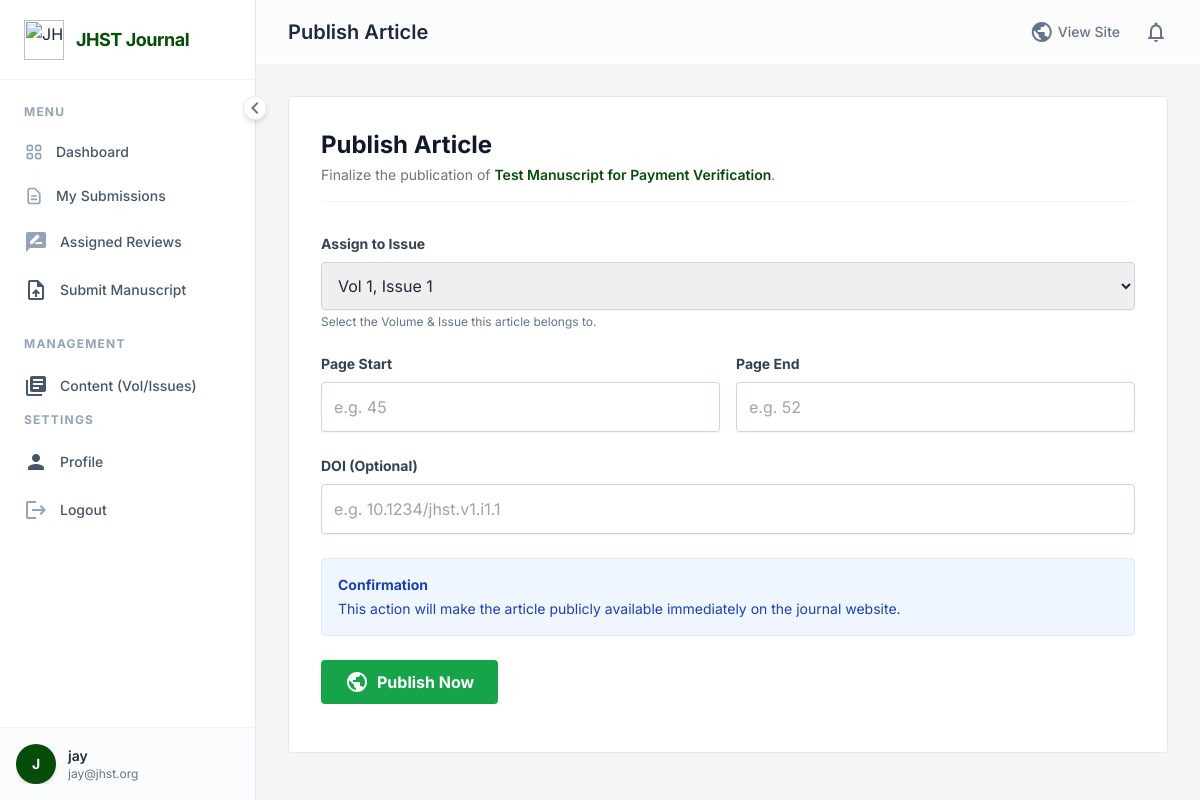
Screenshot of /publish_article/6/ (signed in) with the database file from the repository.
### journal/models.py (models this page shows, shortened)
class User(AbstractUser):
    is_researcher = models.BooleanField(default=False)
    is_reviewer = models.BooleanField(default=False)
    is_editor = models.BooleanField(default=False)
    affiliation = models.CharField(max_length=255, blank=True)
    avatar = models.ImageField(upload_to='avatars/', blank=True, null=True)

class Manuscript(models.Model):
    STATUS_CHOICES = [
        ('submitted', 'Submitted'),
        ('under_review', 'Under Review'),
        ('accepted', 'Accepted'),
        ('rejected', 'Rejected'),
        ('published', 'Published'),
    ]
    title = models.CharField(max_length=255)
    abstract = models.TextField()
    file = models.FileField(upload_to='manuscripts/')
    co_authors = models.CharField(max_length=500, blank=True, help_text="Names of co-authors, separated by commas")
    affiliations = models.TextField(blank=True, help_text="Author affiliations")
    author = models.ForeignKey(User, on_delete=models.CASCADE, related_name='manuscripts')
    reviewer = models.ForeignKey(User, on_delete=models.SET_NULL, null=True, blank=True, related_name='assigned_manuscripts')
    submitted_date = models.DateTimeField(auto_now_add=True)
    status = models.CharField(max_length=20, choices=STATUS_CHOICES, default='submitted')
    keywords = models.CharField(max_length=255, help_text="Comma-separated keywords")
    is_paid = models.BooleanField(default=False, help_text="Has the publication fee been paid?")

### journal/views.py (the view, shortened to what this page needs)
# urls.py: path('publish_article/<int:manuscript_id>/', views.publish_article, name='publish_article'),
@login_required
def publish_article(request, manuscript_id):
    if not request.user.is_editor:
        return redirect('dashboard')
    manuscript = get_object_or_404(Manuscript, id=manuscript_id)
    manuscript = get_object_or_404(Manuscript, id=manuscript_id)
    issues = Issue.objects.all()
    return render(request, 'dashboard/publish_article.html', {'manuscript': manuscript, 'issues': issues})

### journal/models.py (called while the page is built)
    def __str__(self):
        return f"Vol {self.volume.number}, Issue {self.number}"

### templates/dashboard/publish_article.html (shortened to what this page needs)
﻿{% extends 'dashboard/dashboard_base.html' %} {% block dashboard_title %}Publish
Article{% endblock %} {% block content %}
<div class="max-w-5xl mx-auto">
  <div
    class="bg-white dark:bg-card-dark border border-border-light dark:border-border-dark rounded p-8"
  >
    <div class="mb-8 border-b border-gray-100 dark:border-gray-700 pb-4">
      <h2 class="text-2xl font-display font-bold text-gray-900 dark:text-white">
        Publish Article
      </h2>
      <p class="text-sm text-gray-500 mt-1">
        Finalize the publication of
        <span class="font-semibold text-primary">{{ manuscript.title }}</span>.
      </p>
    </div>
    <div class="w-full">
      <form method="post" class="space-y-6">
        <div>
          <label
            for="issue"
            class="block text-sm font-bold text-gray-700 dark:text-gray-300 mb-2"
          >
            Assign to Issue
          </label>
          <select
            name="issue"
            id="issue"
            class="w-full rounded border border-slate-300 focus:border-primary focus:ring focus:ring-primary focus:ring-opacity-50 dark:bg-card-dark dark:border-slate-600 dark:text-white p-3 shadow-sm transition-colors"
          >
            {% for issue in issues %}
            <option value="{{ issue.id }}">{{ issue }}</option>
            {% endfor %}
          </select>
          <p class="text-xs text-slate-500 mt-1">
            Select the Volume & Issue this article belongs to.
          </p>
        </div>
        <div class="grid grid-cols-2 gap-4">
          <div>
            <label
              for="page_start"
              class="block text-sm font-bold text-slate-700 dark:text-gray-300 mb-2"
              >Page Start</label
            >
            <input
              type="number"
              name="page_start"
              id="page_start"
              placeholder="e.g. 45"
              class="w-full rounded border border-slate-300 focus:border-primary focus:ring focus:ring-primary focus:ring-opacity-50 dark:bg-card-dark dark:border-slate-600 dark:text-white p-3 shadow-sm transition-colors"
            />
          </div>
          <div>
            <label
              for="page_end"
              class="block text-sm font-bold text-slate-700 dark:text-gray-300 mb-2"
              >Page End</label
            >
            <input
              type="number"
              name="page_end"
              id="page_end"
              placeholder="e.g. 52"
              class="w-full rounded border border-slate-300 focus:border-primary focus:ring focus:ring-primary focus:ring-opacity-50 dark:bg-card-dark dark:border-slate-600 dark:text-white p-3 shadow-sm transition-colors"
            />
          </div>
        </div>
        <div>
          <label
            for="doi"
            class="block text-sm font-bold text-slate-700 dark:text-gray-300 mb-2"
            >DOI (Optional)</label
          >
          <input
            type="text"
            name="doi"
            id="doi"
            placeholder="e.g. 10.1234/jhst.v1.i1.1"
            class="w-full rounded border border-slate-300 focus:border-primary focus:ring focus:ring-primary focus:ring-opacity-50 dark:bg-card-dark dark:border-slate-600 dark:text-white p-3 shadow-sm transition-colors"
          />
        </div>
        <div
          class="bg-blue-50 dark:bg-blue-900/20 p-4 rounded border border-blue-100 dark:border-blue-800 text-sm text-blue-800 dark:text-blue-200 mb-4"
        >
          <span class="font-bold block mb-1">Confirmation</span>
          This action will make the article publicly available immediately on
          the journal website.
        </div>
        <button
          type="submit"
          class="bg-green-600 text-white font-bold py-2.5 px-6 rounded hover:bg-green-700 transition flex items-center"
        >
          <span class="material-icons text-sm mr-2">public</span> Publish Now
        </button>
      </form>
    </div>
  </div>
</div>
{% endblock %}

### templates/dashboard/dashboard_base.html (shortened to what this page needs)
{% load static %}
<!DOCTYPE html>
<html lang="en" class="scroll-smooth">
  <head>
    <script src="https://cdn.tailwindcss.com"></script>
  </head>
  <body
    class="bg-[#ededed]/50 dark:bg-bg-dark text-slate-800 dark:text-gray-100 font-sans antialiased min-h-screen flex overflow-hidden"
  >
    <aside
      id="sidebar"
      class="bg-white dark:bg-card-dark border-r border-slate-200 dark:border-slate-700 flex flex-col fixed h-full z-40 sidebar-transition w-64 shadow-2xl md:shadow-none transform -translate-x-full md:translate-x-0"
    >
      <div
        class="h-20 flex items-center px-6 border-b border-slate-100 dark:border-slate-800/50"
      >
        <a
          href="{% url 'index' %}"
          class="flex items-center gap-3 overflow-hidden whitespace-nowrap"
        >
          <img
            src="{% static 'assets/images/jhst-logo.png' %}"
            alt="JHST Logo"
            class="h-10 w-auto object-contain flex-shrink-0"
          />
          <span
            class="font-display font-bold text-lg tracking-tight text-primary dark:text-white sidebar-header-text transition-opacity duration-300"
          >
            JHST Journal
          </span>
        </a>
      </div>
      <nav class="flex-1 overflow-y-auto py-6 px-3 space-y-1 no-scrollbar">
        <div class="mb-6">
          <p
            class="px-3 text-xs font-bold text-slate-400 uppercase tracking-widest mb-3 section-label transition-opacity duration-300"
          >
            Menu
          </p>
          <a
            href="{% url 'dashboard' %}"
            class="sidebar-link group flex items-center px-3 py-2.5 text-sm font-medium text-slate-600 dark:text-gray-300 rounded hover:text-primary dark:hover:text-white transition-colors duration-200 mb-1 {% if request.resolver_match.url_name == 'dashboard' %}active{% endif %}"
            title="Dashboard"
          >
            <span class="link-text whitespace-nowrap">Dashboard</span>
          </a>
          <a
            href="{% url 'my_submissions' %}"
            class="sidebar-link group flex items-center px-3 py-2.5 text-sm font-medium text-slate-600 dark:text-gray-300 rounded hover:text-primary dark:hover:text-white transition-colors duration-200 mb-1 {% if request.resolver_match.url_name == 'my_submissions' %}active{% endif %}"
            title="My Submissions"
          >
            <span class="link-text whitespace-nowrap">My Submissions</span>
          </a>
          {% if user.is_reviewer %}
          <a
            href="{% url 'assigned_reviews' %}"
            class="sidebar-link group flex items-center px-3 py-2.5 text-sm font-medium text-slate-600 dark:text-gray-300 rounded hover:text-primary dark:hover:text-white transition-colors duration-200 mb-1 {% if request.resolver_match.url_name == 'assigned_reviews' %}active{% endif %}"
            title="Assigned Reviews"
          >
            <span
              class="material-icons text-xl mr-3 text-slate-400 group-hover:text-primary transition-colors"
              >rate_review</span
            >
            <span class="link-text whitespace-nowrap">Assigned Reviews</span>
          </a>
          {% endif %} {% if user.is_researcher %}
          <a
            href="{% url 'submit_manuscript' %}"
            class="sidebar-link group flex items-center px-3 py-2.5 text-sm font-medium text-slate-600 dark:text-gray-300 rounded hover:text-primary dark:hover:text-white transition-colors duration-200 mb-1"
            title="Submit Manuscript"
          >
            <span
              class="material-icons text-xl mr-3 group-hover:text-primary transition-colors"
              >upload_file</span
            >
            <span class="link-text whitespace-nowrap">Submit Manuscript</span>
          </a>
          {% endif %}
        </div>
        {% if user.is_editor %}
        <div class="mb-6">
          <p
            class="px-3 text-xs font-bold text-slate-400 uppercase tracking-widest mb-3 section-label transition-opacity duration-300"
          >
            Management
          </p>
          <a
            href="{% url 'manage_volumes' %}"
            class="sidebar-link group flex items-center px-3 py-2.5 text-sm font-medium text-slate-600 dark:text-gray-300 rounded hover:text-primary dark:hover:text-white transition-colors duration-200 mb-1 {% if request.resolver_match.url_name == 'manage_volumes' %}active{% endif %}"
            title="Volumes & Issues"
          >
            <span
              class="material-icons text-xl mr-3 group-hover:text-primary transition-colors"
              >library_books</span
            >
            <span class="link-text whitespace-nowrap"
              >Content (Vol/Issues)</span
            >
          </a>
        </div>
        {% endif %}
        <div class="mb-6">
          <p
            class="px-3 text-xs font-bold text-slate-400 uppercase tracking-widest mb-3 section-label transition-opacity duration-300"
          >
            Settings
          </p>
          <a
            href="{% url 'profile' %}"
            class="sidebar-link group flex items-center px-3 py-2.5 text-sm font-medium text-slate-600 dark:text-gray-300 rounded hover:text-primary dark:hover:text-white transition-colors duration-200 mb-1 {% if request.resolver_match.url_name == 'profile' %}active{% endif %}"
            title="Profile"
          >
            <span
              class="material-icons text-xl mr-3 group-hover:text-primary transition-colors"
              >person</span
            >
            <span class="link-text whitespace-nowrap">Profile</span>
          </a>
          <form action="{% url 'logout' %}" method="post" class="w-full">
            <button
              type="submit"
              class="sidebar-link group w-full flex items-center px-3 py-2.5 text-sm font-medium text-slate-600 dark:text-gray-300 rounded hover:bg-red-50 dark:hover:bg-red-900/10 hover:text-red-600 transition-colors duration-200"
              title="Logout"
            >
              <span
                class="material-icons text-xl mr-3 text-slate-400 group-hover:text-red-500 transition-colors"
                >logout</span
              >
              <span class="link-text whitespace-nowrap">Logout</span>
            </button>
          </form>
        </div>
      </nav>
      <div
        class="p-4 border-t border-slate-100 dark:border-slate-800/50 bg-slate-50/50 dark:bg-slate-900/50"
      >
        <div class="flex items-center overflow-hidden whitespace-nowrap">
          {% if user.avatar %}
          <img
            class="h-10 w-10 rounded-full object-cover shadow-md flex-shrink-0"
            src="{{ user.avatar.url }}"
            alt="{{ user.username }}"
          />
          {% else %}
          <div
            class="h-10 w-10 rounded-full bg-primary text-white flex items-center justify-center font-bold text-sm shadow-md flex-shrink-0"
          >
            {{ user.username|slice:":1"|upper }}
          </div>
          {% endif %}
          <div class="ml-3 user-info transition-opacity duration-300">
            <p class="text-sm font-semibold text-slate-800 dark:text-gray-200">
              {{ user.username }}
            </p>
            <p class="text-xs text-slate-500 truncate max-w-[140px]">
              {{ user.email }}
            </p>
          </div>
        </div>
      </div>
      <button
        id="sidebar-collapse-btn"
        class="absolute -right-3 top-24 bg-white dark:bg-slate-800 border border-slate-200 dark:border-slate-600 rounded-full p-1 shadow-md hidden md:flex items-center justify-center text-slate-500 hover:text-primary transition-transform duration-300 z-50 w-6 h-6"
        aria-label="Toggle Sidebar"
      >
        <span
          class="material-icons text-sm transform transition-transform duration-300"
          id="collapse-icon"
          >chevron_left</span
        >
      </button>
    </aside>
    <div
      id="main-content"
      class="flex-1 md:ml-64 flex flex-col h-screen overflow-hidden main-content-transition"
    >
      <header
        class="glass sticky top-0 z-20 h-16 flex items-center justify-between px-6 md:px-8"
      >
        <div class="flex items-center">
          <h1
            class="text-xl font-display font-semibold text-slate-800 dark:text-white hidden sm:block"
          >
            {% block dashboard_title %}Overview{% endblock %}
          </h1>
        </div>
        <div class="flex items-center space-x-6">
          <a
            href="{% url 'index' %}"
            class="text-sm font-medium text-slate-500 hover:text-primary transition-colors flex items-center gap-1"
          >
            <span class="material-icons text-base">public</span>
            <span class="hidden sm:inline">View Site</span>
          </a>
          <div
            class="relative notification-bell cursor-pointer"
            id="notification-bell"
          >
            <span
              class="material-icons text-slate-500 hover:text-primary transition-colors"
              >notifications_none</span
            >
          </div>
        </div>
      </header>
      <main class="p-6 md:p-8 overflow-y-auto flex-1">
        <div class="mx-auto max-w-7xl animate-fade-in-up">
          {% block content %}{% endblock %}
        </div>
      </main>
    </div>
  </body>
</html>

### templates/dashboard/dashboard_base.html (style rules this page uses)
body { font-family: "Inter", sans-serif; }
.sidebar-transition { transition: width 0.3s cubic-bezier(0.4, 0, 0.2, 1), transform 0.3s cubic-bezier(0.4, 0, 0.2, 1); }
.main-content-transition { transition: margin-left 0.3s cubic-bezier(0.4, 0, 0.2, 1); }
.sidebar-link { position: relative; overflow: hidden; }
.sidebar-link::before { content: ""; position: absolute; left: 0; top: 0; bottom: 0; width: 3px; background-color: #054d08; transform: scaleY(0); transition: transform 0.2s ease; border-top-right-radius: 4px; border-bottom-right-radius: 4px; }
.glass { background: rgba(255, 255, 255, 0.7); backdrop-filter: blur(10px); -webkit-backdrop-filter: blur(10px); border-bottom: 1px solid rgba(255, 255, 255, 0.3); }
.no-scrollbar { -ms-overflow-style: none; scrollbar-width: none; }
* { scrollbar-width: thin; scrollbar-color: rgba(156, 163, 175, 0.5) transparent; }
.animate-fade-in-up { animation: fadeInUp 0.5s ease-out forwards; }

### rows the page displays
User: username "J", username "jay", email "jay@jhst.org"
Manuscript: title "Test Manuscript for Payment Verification"

### other values shown
form field issue "Vol 1, Issue 1"
